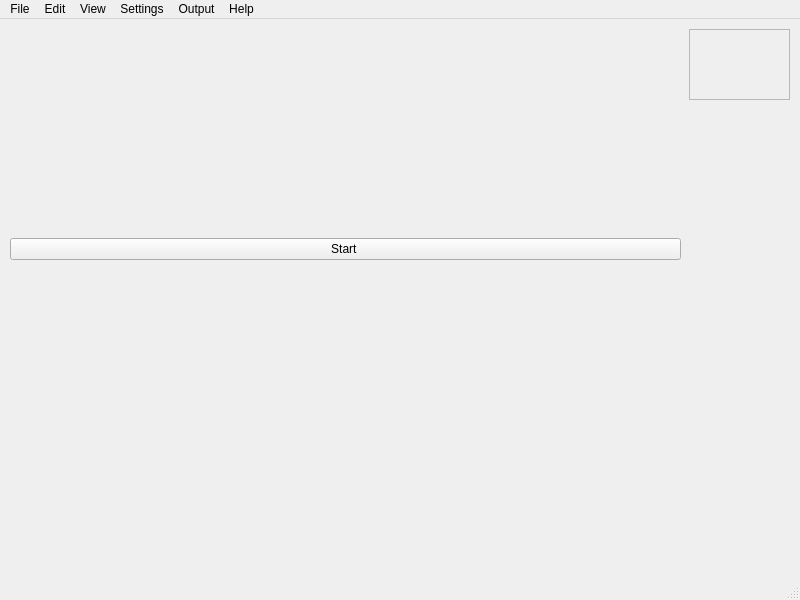
<?xml version="1.0" encoding="UTF-8"?>
<ui version="4.0">
 <class>SplashMainWindow</class>
 <widget class="QMainWindow" name="SplashMainWindow">
  <property name="geometry">
   <rect>
    <x>0</x>
    <y>0</y>
    <width>800</width>
    <height>600</height>
   </rect>
  </property>
  <property name="windowTitle">
   <string>MainWindow</string>
  </property>
  <widget class="QWidget" name="centralwidget">
   <widget class="QWidget" name="gridLayoutWidget">
    <property name="geometry">
     <rect>
      <x>10</x>
      <y>10</y>
      <width>671</width>
      <height>441</height>
     </rect>
    </property>
    <layout class="QGridLayout" name="gridLayout">
     <item row="0" column="0">
      <widget class="QPushButton" name="startButton">
       <property name="text">
        <string>Start </string>
       </property>
      </widget>
     </item>
    </layout>
   </widget>
   <widget class="QFrame" name="picFrameOne">
    <property name="geometry">
     <rect>
      <x>689</x>
      <y>10</y>
      <width>101</width>
      <height>71</height>
     </rect>
    </property>
    <property name="frameShape">
     <enum>QFrame::StyledPanel</enum>
    </property>
    <property name="frameShadow">
     <enum>QFrame::Raised</enum>
    </property>
   </widget>
  </widget>
  <widget class="QMenuBar" name="menubar">
   <property name="geometry">
    <rect>
     <x>0</x>
     <y>0</y>
     <width>800</width>
     <height>21</height>
    </rect>
   </property>
   <widget class="QMenu" name="menuFile">
    <property name="title">
     <string>File</string>
    </property>
    <addaction name="actionNew"/>
    <addaction name="actionOpen"/>
    <addaction name="actionRecent"/>
    <addaction name="actionImport"/>
    <addaction name="separator"/>
    <addaction name="actionSave"/>
    <addaction name="actionSave_As"/>
    <addaction name="separator"/>
    <addaction name="actionPrint"/>
    <addaction name="separator"/>
    <addaction name="actionQuit"/>
   </widget>
   <widget class="QMenu" name="menuEdit">
    <property name="title">
     <string>Edit</string>
    </property>
    <addaction name="actionUndo"/>
    <addaction name="actionRedo"/>
    <addaction name="actionCopy"/>
    <addaction name="actionPast"/>
    <addaction name="actionClear_Input"/>
    <addaction name="actionClear_Output"/>
   </widget>
   <widget class="QMenu" name="menuView">
    <property name="title">
     <string>View</string>
    </property>
    <addaction name="actionFull_Screen"/>
    <addaction name="actionSplit_Screen"/>
    <addaction name="actionInput_Pop_Out"/>
    <addaction name="actionOutput_Pop_Out"/>
    <addaction name="actionGraph"/>
   </widget>
   <widget class="QMenu" name="menuSettings">
    <property name="title">
     <string>Settings</string>
    </property>
    <addaction name="actionPreferences"/>
   </widget>
   <widget class="QMenu" name="menuOutput">
    <property name="title">
     <string>Output</string>
    </property>
    <addaction name="actionEmigration"/>
    <addaction name="actionImmigration"/>
    <addaction name="actionMate"/>
    <addaction name="actionModules"/>
    <addaction name="actionMortality"/>
    <addaction name="actionOffSpring"/>
    <addaction name="actionPreProcess"/>
    <addaction name="actionPostProcess"/>
   </widget>
   <widget class="QMenu" name="menuHelp">
    <property name="title">
     <string>Help</string>
    </property>
    <addaction name="actionCDMetaPop_About"/>
    <addaction name="actionFrequently_Asked_Questions"/>
   </widget>
   <addaction name="menuFile"/>
   <addaction name="menuEdit"/>
   <addaction name="menuView"/>
   <addaction name="menuSettings"/>
   <addaction name="menuOutput"/>
   <addaction name="menuHelp"/>
  </widget>
  <widget class="QStatusBar" name="statusbar"/>
  <action name="actionNew">
   <property name="text">
    <string>New</string>
   </property>
  </action>
  <action name="actionOpen">
   <property name="text">
    <string>Open</string>
   </property>
  </action>
  <action name="actionRecent">
   <property name="text">
    <string>Recent</string>
   </property>
  </action>
  <action name="actionImport">
   <property name="text">
    <string>Import</string>
   </property>
  </action>
  <action name="actionSave">
   <property name="text">
    <string>Save</string>
   </property>
  </action>
  <action name="actionSave_As">
   <property name="text">
    <string>Save As</string>
   </property>
  </action>
  <action name="actionPrint">
   <property name="text">
    <string>Print</string>
   </property>
  </action>
  <action name="actionQuit">
   <property name="text">
    <string>Quit</string>
   </property>
  </action>
  <action name="actionClose">
   <property name="text">
    <string>Close</string>
   </property>
  </action>
  <action name="actionUndo">
   <property name="text">
    <string>Undo</string>
   </property>
  </action>
  <action name="actionRedo">
   <property name="text">
    <string>Redo</string>
   </property>
  </action>
  <action name="actionCopy">
   <property name="text">
    <string>Copy</string>
   </property>
  </action>
  <action name="actionPast">
   <property name="text">
    <string>Past</string>
   </property>
  </action>
  <action name="actionClear">
   <property name="text">
    <string>Clear</string>
   </property>
  </action>
  <action name="actionClear_Input">
   <property name="text">
    <string>Clear Input</string>
   </property>
  </action>
  <action name="actionClear_Output">
   <property name="text">
    <string>Clear Output</string>
   </property>
  </action>
  <action name="actionFull_Screen">
   <property name="text">
    <string>Full Screen</string>
   </property>
  </action>
  <action name="actionSplit_Screen">
   <property name="text">
    <string>Split Screen</string>
   </property>
  </action>
  <action name="actionInput">
   <property name="text">
    <string>Input</string>
   </property>
  </action>
  <action name="actionOutput">
   <property name="text">
    <string>Output</string>
   </property>
  </action>
  <action name="actionGraph">
   <property name="text">
    <string>Graph</string>
   </property>
  </action>
  <action name="actionPreferences">
   <property name="text">
    <string>Preferences</string>
   </property>
  </action>
  <action name="actionEmigration">
   <property name="text">
    <string>Emigration</string>
   </property>
  </action>
  <action name="actionImmigration">
   <property name="text">
    <string>Immigration</string>
   </property>
  </action>
  <action name="actionMate">
   <property name="text">
    <string>Mate</string>
   </property>
  </action>
  <action name="actionModules">
   <property name="text">
    <string>Modules</string>
   </property>
  </action>
  <action name="actionMortality">
   <property name="text">
    <string>Mortality</string>
   </property>
  </action>
  <action name="actionOffSpring">
   <property name="text">
    <string>OffSpring</string>
   </property>
  </action>
  <action name="actionPreProcess">
   <property name="text">
    <string>PreProcess</string>
   </property>
  </action>
  <action name="actionPostProcess">
   <property name="text">
    <string>PostProcess</string>
   </property>
  </action>
  <action name="actionAbout">
   <property name="text">
    <string>About</string>
   </property>
  </action>
  <action name="actionFAQ">
   <property name="text">
    <string>FAQ</string>
   </property>
  </action>
  <action name="actionCDMetaPop_About">
   <property name="text">
    <string>CDMetaPop About</string>
   </property>
  </action>
  <action name="actionFrequently_Asked_Questions">
   <property name="text">
    <string>Frequently Asked Questions</string>
   </property>
  </action>
  <action name="actionInput_Pop_Out">
   <property name="text">
    <string>Input (Pop Out)</string>
   </property>
  </action>
  <action name="actionOutput_Pop_Out">
   <property name="text">
    <string>Output (Pop Out)</string>
   </property>
  </action>
 </widget>
 <resources/>
 <connections/>
</ui>
